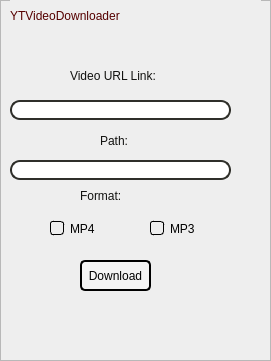
<?xml version="1.0" encoding="UTF-8"?>
<ui version="4.0">
 <class>MainWindow</class>
 <widget class="QMainWindow" name="MainWindow">
  <property name="enabled">
   <bool>true</bool>
  </property>
  <property name="geometry">
   <rect>
    <x>0</x>
    <y>0</y>
    <width>271</width>
    <height>361</height>
   </rect>
  </property>
  <property name="minimumSize">
   <size>
    <width>271</width>
    <height>361</height>
   </size>
  </property>
  <property name="maximumSize">
   <size>
    <width>271</width>
    <height>361</height>
   </size>
  </property>
  <property name="windowTitle">
   <string>YTVideoDownloader</string>
  </property>
  <widget class="QWidget" name="centralwidget">
   <widget class="QFrame" name="frame">
    <property name="geometry">
     <rect>
      <x>0</x>
      <y>0</y>
      <width>271</width>
      <height>361</height>
     </rect>
    </property>
    <property name="styleSheet">
     <string notr="true">QFrame { 
	background-color: rgb(238, 238, 238);
}</string>
    </property>
    <property name="frameShape">
     <enum>QFrame::StyledPanel</enum>
    </property>
    <property name="frameShadow">
     <enum>QFrame::Raised</enum>
    </property>
    <widget class="QLabel" name="label">
     <property name="geometry">
      <rect>
       <x>10</x>
       <y>0</y>
       <width>251</width>
       <height>31</height>
      </rect>
     </property>
     <property name="styleSheet">
      <string notr="true">QLabel {
	font: 20pt &quot;Segoe UI&quot;;
	color: rgb(85, 0, 0);
}</string>
     </property>
     <property name="text">
      <string>YTVideoDownloader</string>
     </property>
    </widget>
    <widget class="QLabel" name="label_2">
     <property name="geometry">
      <rect>
       <x>70</x>
       <y>60</y>
       <width>101</width>
       <height>31</height>
      </rect>
     </property>
     <property name="styleSheet">
      <string notr="true">QLabel {
	font: 10pt &quot;Segoe UI&quot;;
	color: rgb(18, 18, 16);
}</string>
     </property>
     <property name="text">
      <string>Video URL Link:</string>
     </property>
    </widget>
    <widget class="QLineEdit" name="lineEdit">
     <property name="geometry">
      <rect>
       <x>10</x>
       <y>100</y>
       <width>221</width>
       <height>20</height>
      </rect>
     </property>
     <property name="styleSheet">
      <string notr="true">QLineEdit {
	border-width: 2px;
	border-radius: 10px;
	border-style: solid;
	border-color: rgb(47, 47, 42);
	font: 50 italic 10pt &quot;Sıtka Small&quot;;
}</string>
     </property>
    </widget>
    <widget class="QLabel" name="label_3">
     <property name="geometry">
      <rect>
       <x>100</x>
       <y>130</y>
       <width>51</width>
       <height>21</height>
      </rect>
     </property>
     <property name="styleSheet">
      <string notr="true">QLabel {
	font: 10pt &quot;Segoe UI&quot;;
	color: rgb(18, 18, 16);
}</string>
     </property>
     <property name="text">
      <string>Path:</string>
     </property>
    </widget>
    <widget class="QLineEdit" name="lineEdit_2">
     <property name="geometry">
      <rect>
       <x>10</x>
       <y>160</y>
       <width>221</width>
       <height>20</height>
      </rect>
     </property>
     <property name="styleSheet">
      <string notr="true">QLineEdit {
	border-width: 2px;
	border-radius: 10px;
	border-style: solid;
	border-color: rgb(47, 47, 42);
	font: 50 italic 10pt &quot;Sıtka Small&quot;;
}</string>
     </property>
    </widget>
    <widget class="QPushButton" name="pushButton">
     <property name="geometry">
      <rect>
       <x>80</x>
       <y>260</y>
       <width>71</width>
       <height>31</height>
      </rect>
     </property>
     <property name="styleSheet">
      <string notr="true">QPushButton {
	background-color: rgb(244, 244, 244);
	border-width: 	2px;
	border-radius: 5px;
	border-style: solid;
	border-color: black;
}

QPushButton::hover
{
	background-color: rgb(217, 217, 217);
	border-width: 	1px;
	border-radius: 5px;
	border-style: solid;
	border-color: black;
}
QPushButton::pressed
{
	background-color: rgb(217, 217, 217);
	border-width: 	1px;
	border-radius: 5px;
	border-style: solid;
	border-color: black;
}</string>
     </property>
     <property name="text">
      <string>Download</string>
     </property>
    </widget>
    <widget class="QLabel" name="label_4">
     <property name="geometry">
      <rect>
       <x>80</x>
       <y>180</y>
       <width>101</width>
       <height>31</height>
      </rect>
     </property>
     <property name="styleSheet">
      <string notr="true">QLabel {
	font: 75 16pt &quot;MS Shell Dlg 2&quot;;
	color: rgb(18, 18, 16);
}</string>
     </property>
     <property name="text">
      <string>Format:</string>
     </property>
    </widget>
    <widget class="QRadioButton" name="radioButton">
     <property name="geometry">
      <rect>
       <x>50</x>
       <y>220</y>
       <width>51</width>
       <height>17</height>
      </rect>
     </property>
     <property name="styleSheet">
      <string notr="true">QRadioButton::indicator::unchecked
{
	font: 75 10pt &quot;MS Shell Dlg 2&quot;;
	border-width: 1px;
	border-style: solid;
	border-color: black;
	border-radius: 3px;
	font: 75 10pt &quot;MS Shell Dlg 2&quot;;
}

QRadioButton::indicator::checked
{

	background-color: rgb(47, 47, 42);
	border-width: 1px;
	border-style: solid;
	border-color: black;
	border-radius: 3px;
}</string>
     </property>
     <property name="text">
      <string>MP4</string>
     </property>
    </widget>
    <widget class="QRadioButton" name="radioButton_2">
     <property name="geometry">
      <rect>
       <x>150</x>
       <y>220</y>
       <width>51</width>
       <height>17</height>
      </rect>
     </property>
     <property name="styleSheet">
      <string notr="true">QRadioButton::indicator::unchecked
{
	font: 75 10pt &quot;MS Shell Dlg 2&quot;;
	border-width: 1px;
	border-style: solid;
	border-color: black;
	border-radius: 3px;
	font: 75 10pt &quot;MS Shell Dlg 2&quot;;
}

QRadioButton::indicator::checked
{

	background-color: rgb(47, 47, 42);
	border-width: 1px;
	border-style: solid;
	border-color: black;
	border-radius: 3px;
}</string>
     </property>
     <property name="text">
      <string>MP3</string>
     </property>
    </widget>
   </widget>
  </widget>
 </widget>
 <resources/>
 <connections/>
</ui>
